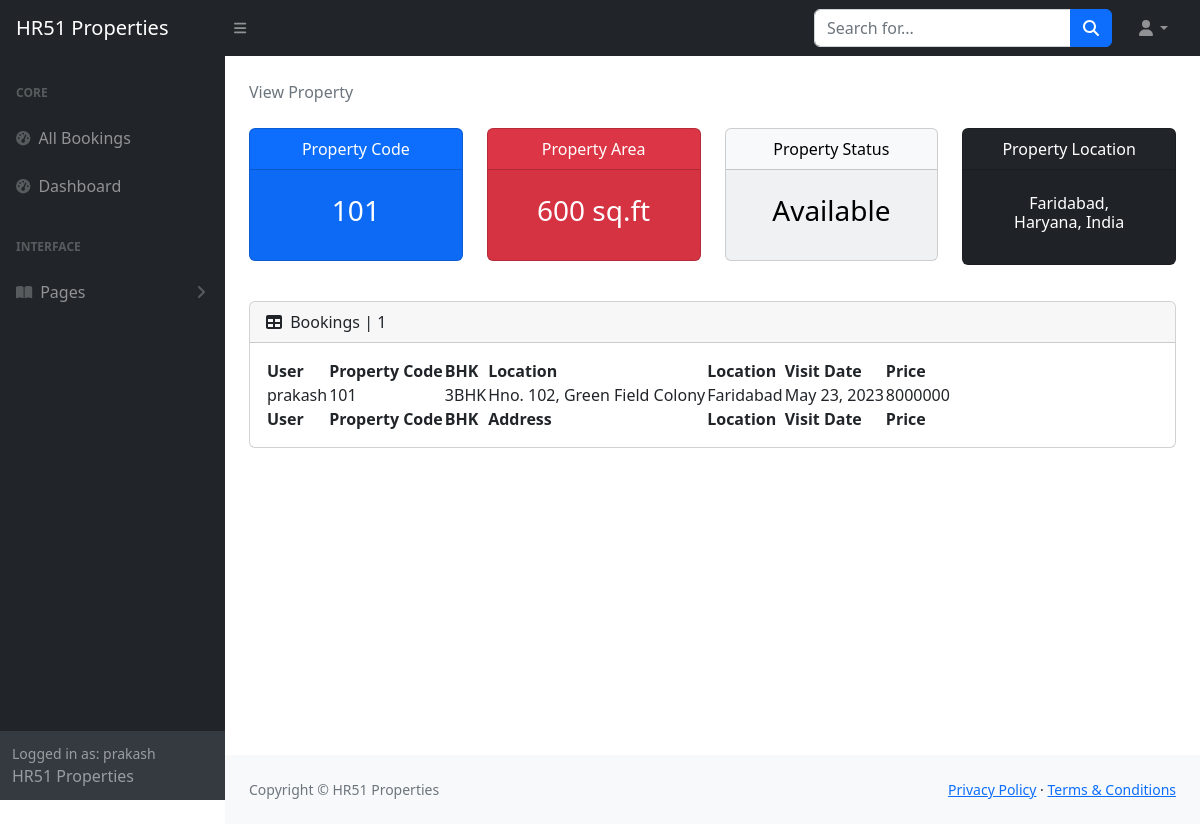
Before: /staff/panel/view-room?roomid=1 (signed in) with the older database file.
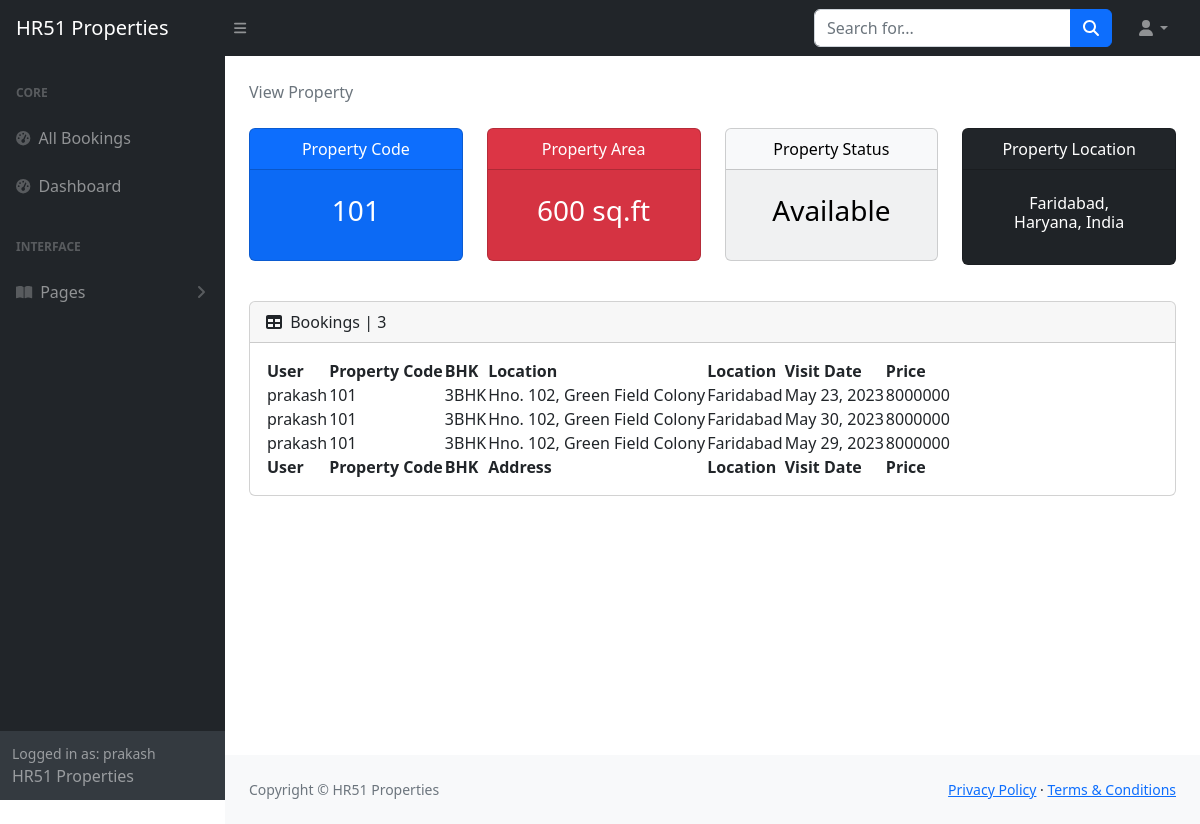
After: the same page with the newer database file.
### realestate/models.py (models this page shows, shortened)
class Reservation(models.Model):
    check_out = models.DateField(null=True, blank=True)
    room = models.ForeignKey(PropertyView, on_delete = models.CASCADE)
    guest = models.ForeignKey(User, on_delete= models.CASCADE)
    booking_id = models.CharField(max_length=100,default="null")

class PropertyView(models.Model):
    ROOM_STATUS = (
    ("1", "Available"),
    ("2", "Not Available"),
    )
    ROOM_TYPE = (
    ("1", "premium"),
    ("2", "deluxe"),
    ("3","basic"),
    )
    PROP_ROOM = (
    ("1", "1BHK"),
    ("2", "2BHK"),
    ("3", "3BHK"),
    ("4", "4BHK"),
    ("5", "5BHK"),
    ("6", "6BHK"),
    ("7", "7BHK"),
    )
    ROOMOWNERSHIP = (
    ("1", "First Owner"),
    ("2", "Second Owners"),
    ("3", "Third Owners"),
    ("4", "FreeHold"),
    ("5", "Multiple Owners"),
    )
    SIZERATE = (
    ("1", "1"),
    ("2", "2"),
    ("3", "3"),
    ("4", "4"),
    ("5", "5"),
    ("6", "6"),
    ("7", "7"),
    ("8", "8"),
    )
    PROP_STATUS = (
    ("1", "For Sell"),
    ("2", "For Rent/lease"),
    ("3", "Not Available"),
    )
    PROP_TYPE = (
    ("1", "Independent Builder Floor"),
    ("2", "Builder Floor"),
    ("3", "Not Available"),
    )
    title = models.CharField(max_length=50,null=True)
    room_type = models.CharField(max_length=50,choices = ROOM_TYPE)
    prop_status = models.CharField(max_length=50,choices = ROOM_STATUS, null=True)
    prop_sell = models.CharField(max_length=50,choices = PROP_STATUS, null=True)
    prop_type = models.CharField(max_length=50,choices = PROP_TYPE, null=True)
    property_bhk = models.CharField(max_length=50,choices = PROP_ROOM, null=True)
    capacity = models.IntegerField(null=True)
    propety_code = models.IntegerField(null=True)
    price = models.IntegerField(null=True)
    size = models.IntegerField(null=True)
    hotel = models.ForeignKey(Realator, on_delete = models.CASCADE)
    status = models.CharField(choices =ROOM_STATUS,max_length = 15)
    roomnumber = models.IntegerField(null=True)
    yearbuild = models.IntegerField(null=True)
    address = models.CharField(max_length=150, null=True)
    ownership = models.CharField(max_length=150, null=True, choices= ROOMOWNERSHIP)
    Configuration = models.CharField(max_length = 800, null=True)
    content = models.CharField(max_length = 1500, null=True)
    flooring = models.CharField(max_length = 50, null=True)
    parking = models.CharField(max_length = 100, null=True)
    water_source = models.CharField(max_length = 100, null=True)
    widthroad = models.CharField(max_length = 100, null=True)
    powerbackup = models.CharField(max_length = 100, null=True)
    consider = models.CharField(max_length = 2000, null=True)
    nearby = models.CharField(max_length = 200, null=True)
    facing = models.CharField(max_length = 50, null=True)
    property_age = models.CharField(max_length = 10, null=True)
    furnished_details = models.CharField(max_length = 2000, null=True)
    loan_available = models.CharField(max_length=450, null=True)
    image = models.ImageField(upload_to='post/', null=True)
    image1 = models.ImageField(upload_to='post/', null=True)
    image2 = models.ImageField(upload_to='post/', null=True)
    image3 = models.ImageField(upload_to='post/', null=True)
    image4 = models.ImageField(upload_to='post/', null=True)
    url = models.CharField(max_length=100, null=True)
    map = models.CharField(max_length=450, null=True)
    is_published = models.BooleanField(default=True, null=True)
    post_date = models.DateTimeField(auto_now_add=True, null=True, blank=True)
    list_date = models.DateTimeField(default=datetime.now, blank=True)

class Realator(models.Model):
    name = models.CharField(max_length=30,default="HR51")
    owner = models.CharField(max_length=20, default="Karan Bhadana")
    location = models.CharField(max_length=50, default="Faridabad")
    state = models.CharField(max_length=50,default="Haryana")
    country = models.CharField(max_length=50,default="India")
    contact = models.CharField(max_length=50,default="987124****", null=True)
    intro = models.CharField(max_length=350,default="RealEstate Agent", null=True)
    url = models.CharField(max_length=100, null=True)
    owner_image = models.ImageField(upload_to='user/', null=True)
    add_date = models.DateTimeField(auto_now_add=True, null=True, blank=True)

### realestate/views.py (the view)
# urls.py: path('staff/panel/view-room', views.view_room),
@login_required(login_url='/staff')
def view_room(request):
    room_id = request.GET['roomid']
    room = PropertyView.objects.all().get(id=room_id)
    reservation = Reservation.objects.all().filter(room=room)
    return HttpResponse(render(request, 'staff/viewroom.html', {'room': room, 'reservations': reservation}))

### templates/staff/viewroom.html (shortened to what the changed rows need)
{% block css %}
<link rel="stylesheet" href="https://cdn.jsdelivr.net/npm/bootstrap@4.0.0/dist/css/bootstrap.min.css"
>
<link href="https://cdn.jsdelivr.net/npm/simple-datatables@7.1.2/dist/style.min.css" rel="stylesheet" />
<link href="/static/css/staff.css" rel="stylesheet" />
{% endblock css %}
{% block body %}
<section class="sb-nav-fixed">
    <div id="layoutSidenav">
        <div id="layoutSidenav_content">
            <main>
                <div class="container-fluid px-4">
                        {%load app_tags%}
                    <div class="card mb-4 mt-3">
                        <div class="card-header">
                            <i class="fas fa-table me-1"></i>
                            {{each_booking.room.title}} Bookings | {{reservations | length}}
                        </div>
                        <div class="card-body">
                            <table id="datatablesSimple">
                                <thead>
                                    <tr>
                                        <th>User</th>
                                        <th>Property Code</th>
                                        <th>BHK</th>
                                        <th>Location</th>
                                        <th>Location</th>
                                        <th>Visit Date</th>
                                        <th>Price</th>
                                    </tr>
                                </thead>
                                <tfoot>
                                    <tr>
                                        <th>User</th>
                                        <th>Property Code</th>
                                        <th>BHK</th>
                                        <th>Address</th>
                                        <th>Location</th>
                                        <th>Visit Date</th>
                                        <th>Price</th>
                                    </tr>
                                </tfoot>
                                <tbody>
                                    {% for each_booking in reservations %}
                                    <tr>
                                        <td>{{each_booking.guest.username}}</td>
                                        <td>{{each_booking.room.roomnumber}}</td>
                                        <td>{{each_booking.room.get_property_bhk_display}}</td>
                                        <td>{{each_booking.room.address}}</td>
                                        <td>{{each_booking.room.hotel.location}}</td>
                                        <td>{{each_booking.check_out}}</td>
                                        <td>{{each_booking.room.price}}</td>
                                    </tr>
                                    {% endfor %}
                                </tbody>
                            </table>
                        </div>
                    </div>
                </div>
            </main>
        </div>
    </div>
</section>
{% endblock body %}

Changed rows visible on the page:
added Reservation: guest.username "prakash", room.roomnumber "101", room.property_bhk "3BHK", room.address "Hno. 102, Green Field Colony", room.hotel.location "Faridabad", check_out "May 30, 2023", room.price "8000000"
added Reservation: guest.username "prakash", room.roomnumber "101", room.property_bhk "3BHK", room.address "Hno. 102, Green Field Colony", room.hotel.location "Faridabad", check_out "May 29, 2023", room.price "8000000"
Other visible differences:
{{ reservations | length }}: "1" → "3"
